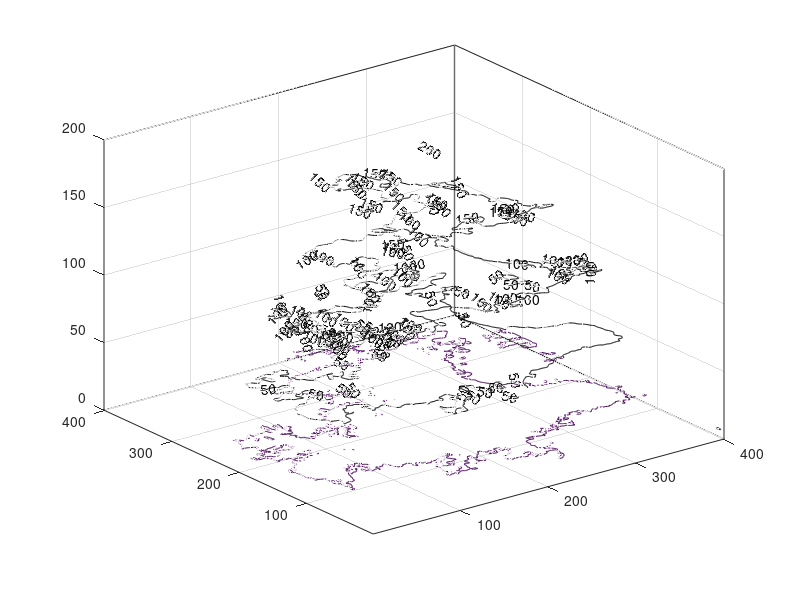

Write the MATLAB code that produced this figure. (Note: this script raises an error after producing the figure.)
clc
clear
close all
%%%%%%%%%%%%%%%%%%%%%%%%%%%%%%%%%%%%%%%%%%%%%%%%%%%%%%%%%%%%%%%%%%%%%%%%%%%%%%%%%%%%%%%%%%%%%%%%%%%%%%%%%%%%%%%%%%%%%%%%%%%%%%%%%%%%%%%%%%%%%%%%%%%%%%%%%%%%%%%%%%%%%%%%%%%%%%%%%%%%%%%%%%%%%%%%%%%%%%%%%%%%%%%%%%%%%%%%%%%
% Author: Una Schneck (schneck.una@gmail.com)
% 
% This code creates contour maps for SAR bathymetry for entrainment depth for gravel and sand (computed in entrainment_depth_bathtub.m)
%
%--------------------------------------------------------------------------------------------------------------------------------------------------------------------------------------------------------------------------
% External function requirements:
%   (1) Need to smooth bathymetry using TADPOLE
%--------------------------------------------------------------------------------------------------------------------------------------------------------------------------------------------------------------------------
% Code produces:
%   (1) Ligeia Mare Entrainment Contours
%   (2) Ontario Lacus Entrainment Contours
%---------------------------------------------------------------------------------------------------------------------------------------------------------------------------------------------------------------------------
% %Aprox time to run: <1 minute
%---------------------------------------------------------------------------------------------------------------------------------------------------------------------------------------------------------------------------
% Cite: The Shoreline Shaping Capability of Waves and Tides at Titan's Lakes (Schneck et al.)
% 
% --------------------------------------------------------------------------------------------------------------------------------------------------------------------------------------------------------------------------
%%%%%%%%%%%%%%%%%%%%%%%%%%%%%%%%%%%%%%%%%%%%%%%%%%%%%%%%%%%%%%%%%%%%%%%%%%%%%%%%%%%%%%%%%%%%%%%%%%%%%%%%%%%%%%%%%%%%%%%%%%%%%%%%%%%%%%%%%%%%%%%%%%%%%%%%%%%%%%%%%%%%%%%%%%%%%%%%%%%%%%%%%%%%%%%%%%%%%%%%%%%%%%%%%%%%%%%%%%%

%%%%%%%%%%%%%%%%%%%%%%%%%%%%%%%%%%%%%%%%%%%%%%%%%%%%%%%%%%%%%%%%%%%%%%%%%%%%%%%%%%%%%%%%%%%%%%%%%%%%%%%%%%%%%%%%%%%%%%%%%%%%%%%%%%%%%%%%%%%%%%%%%%%%%%%%%%%%%%%%%%%%%%%%%%%%%%%%%%%%%%%%%%%%%%%%%%%%%%%%%%%%%%%%%%%%%%%%%%%
%% --------------------------------------------------- 1 . PREPPING THE RUN ------------------------------------------------ %% 
%%%%%%%%%%%%%%%%%%%%%%%%%%%%%%%%%%%%%%%%%%%%%%%%%%%%%%%%%%%%%%%%%%%%%%%%%%%%%%%%%%%%%%%%%%%%%%%%%%%%%%%%%%%%%%%%%%%%%%%%%%%%%%%%%%%%%%%%%%%%%%%%%%%%%%%%%%%%%%%%%%%%%%%%%%%%%%%%%%%%%%%%%%%%%%%%%%%%%%%%%%%%%%%%%%%%%%%%%%%

tic

addpath('..\resources\lake_bathymetries\SAR_bathy_smoothed')

load('lm_smoothed.mat')

[rows, columns, numberOfColorChannels] = size(lm_smooth);

x_extent = 1:columns; % 401
y_extent = 1:rows; % 401
[X,Y] = meshgrid(x_extent,y_extent);

figure;
contour3(X,Y,lm_smooth,[0:50:300],'-k','ShowText','on','LabelSpacing',1000)
hold on;
[Mcon,Ccon] = contour3(X, Y, lm_smooth,[6.7 6.7],'Color',[62/255 150/255 81/255],'LineWidth',2,'ShowText',0); % entrainment depth is found in entrainment_depth_bathtub.m
[Mcon1,Ccon1] = contour3(X, Y, lm_smooth,[15.8 15.8],'Color',[204/255 37/255 41/255],'LineWidth',2,'ShowText',0); % entrainment depth is found in entrainment_depth_bathtub.m
view(0,90)
%colormap winter
set(gca, 'XDir','reverse')
set(gca, 'YDir','reverse')
set(gca,'YTickLabel',[]);
set(gca,'XTickLabel',[]);
grid off;


load('ol_smoothed.mat')

[rows, columns, numberOfColorChannels] = size(ol_smooth);

x_extent = 1:columns; 
y_extent = 1:rows; 
[X,Y] = meshgrid(x_extent,y_extent);

figure;
contour3(X,Y,ol_smooth,[0:10:80],'-k','ShowText','on','LabelSpacing',1000)
hold on;
[Mcon,Ccon] = contour3(X, Y, ol_smooth,[6.7 6.7],'Color',[62/255 150/255 81/255],'LineWidth',2,'ShowText',0);
[Mcon1,Ccon1] = contour3(X, Y, ol_smooth,[15.8 15.8],'Color',[204/255 37/255 41/255],'LineWidth',2,'ShowText',0);
view(0,90)
set(gca, 'XDir','reverse')
set(gca, 'YDir','reverse')
set(gca,'YTickLabel',[]);
set(gca,'XTickLabel',[]);
grid off;
